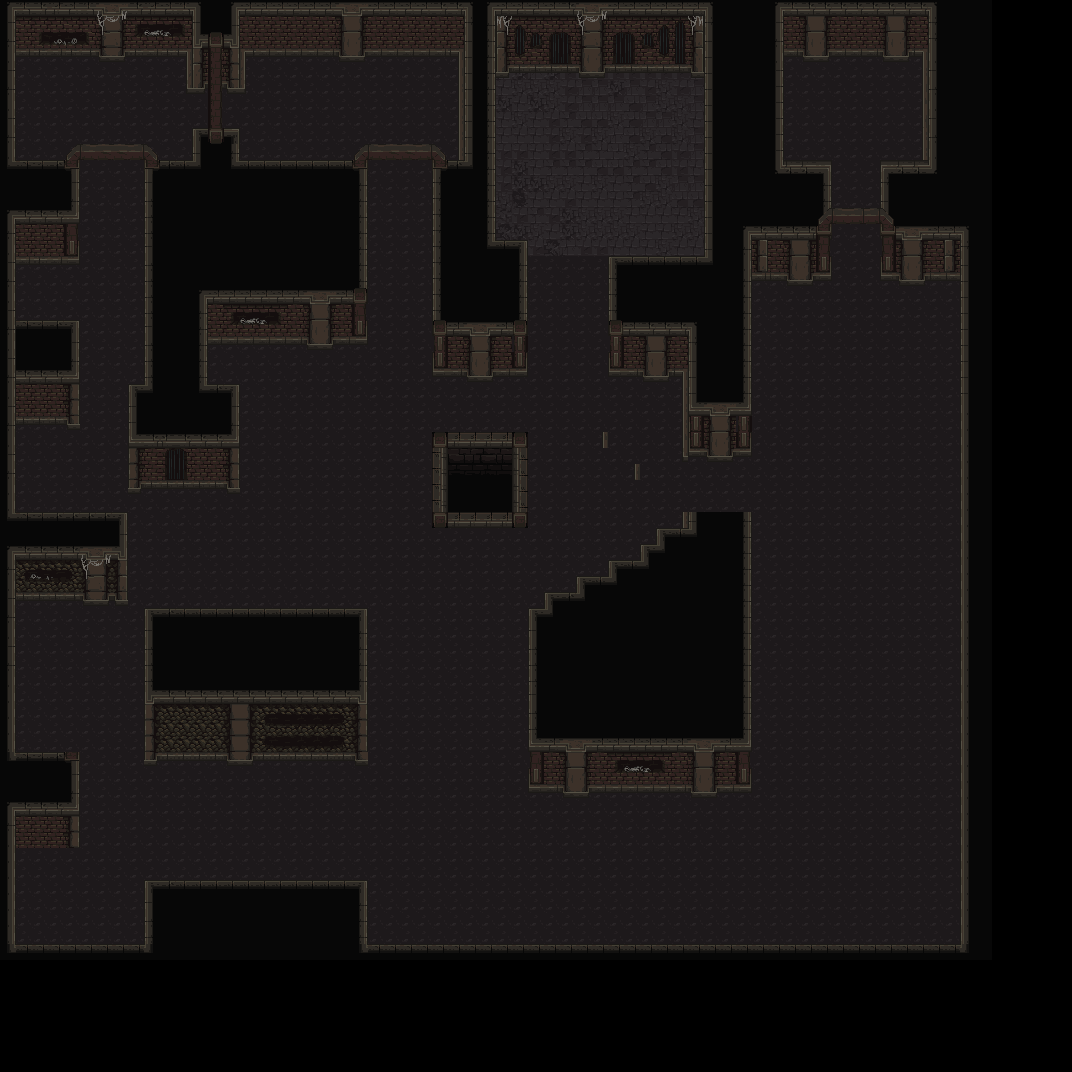

This is a level from a 2D game, rendered from its Tiled map with the project's own tilesets. A one-line summary and the map file follow, with tile-layer data summarised:
An orthogonal 67x67 tile map with 16x16 px tiles, 3 tile layers (Piso, Parede, Topo), 2 tilesets and 7 objects (2x vaso, vaso-frame-0.png, start, barreira, runa, ...).

<map version="1.10" tiledversion="1.12.1" orientation="orthogonal" renderorder="right-down" width="67" height="67" tilewidth="16" tileheight="16" infinite="0" nextlayerid="5" nextobjectid="13">
 <tileset firstgid="1" name="spritefusion" tilewidth="16" tileheight="16" tilecount="152" columns="8">
  <image source="spritesheet.png" width="128" height="304" />
 </tileset>
 <tileset firstgid="153" source="mainbuild.tsx" />
 <layer id="1" name="Piso" width="67" height="67">
  <properties>
   <property name="collider" type="bool" value="false" />
  </properties>
  <data>[4489 cells, 3206 non-empty, 14 distinct tile ids]</data>
 </layer>
 <layer id="2" name="Parede" width="67" height="67">
  <properties>
   <property name="collider" type="bool" value="false" />
  </properties>
  <data>[4489 cells, 1629 non-empty, 193 distinct tile ids]</data>
 </layer>
 <layer id="3" name="Topo" width="67" height="67">
  <properties>
   <property name="collider" type="bool" value="false" />
  </properties>
  <data>[4489 cells, 53 non-empty, 21 distinct tile ids]</data>
 </layer>
 <objectgroup id="4" name="Camada de Objetos">
  <object id="1" name="vaso-frame-0.png" type="vaso" x="44" y="76" />
  <object id="2" name="vaso-frame-0" type="vaso" x="163" y="76" />
  <object id="3" name="vaso-frame-0.png" x="38.5" y="128" />
  <object id="5" name="start" x="641.167" y="435.666" />
  <object id="6" name="barreira.png" type="barreira" x="568.656" y="288.299" />
  <object id="7" name="runa_azul" type="runa" x="113.667" y="194.667" />
  <object id="11" name="porta_saida.png" type="porta_saida" x="856.605" y="63.7083" />
 </objectgroup>
</map>
